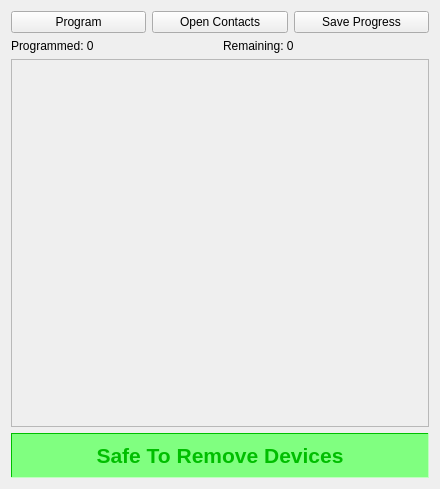
<?xml version="1.0" encoding="UTF-8"?>
<ui version="4.0">
 <class>HackerGang</class>
 <widget class="QWidget" name="HackerGang">
  <property name="geometry">
   <rect>
    <x>0</x>
    <y>0</y>
    <width>440</width>
    <height>489</height>
   </rect>
  </property>
  <property name="minimumSize">
   <size>
    <width>440</width>
    <height>0</height>
   </size>
  </property>
  <property name="windowTitle">
   <string>Bulk Programmer</string>
  </property>
  <layout class="QVBoxLayout" name="verticalLayout_2">
   <item>
    <layout class="QHBoxLayout" name="horizontalLayout_5">
     <item>
      <widget class="QPushButton" name="program">
       <property name="text">
        <string>Program</string>
       </property>
      </widget>
     </item>
     <item>
      <widget class="QPushButton" name="open">
       <property name="text">
        <string>Open Contacts</string>
       </property>
      </widget>
     </item>
     <item>
      <widget class="QPushButton" name="save">
       <property name="text">
        <string>Save Progress</string>
       </property>
      </widget>
     </item>
    </layout>
   </item>
   <item>
    <layout class="QHBoxLayout" name="horizontalLayout">
     <item>
      <widget class="QLabel" name="label">
       <property name="text">
        <string>Programmed: 0</string>
       </property>
      </widget>
     </item>
     <item>
      <widget class="QLabel" name="label_2">
       <property name="text">
        <string>Remaining: 0</string>
       </property>
       <property name="alignment">
        <set>Qt::AlignLeading|Qt::AlignLeft|Qt::AlignVCenter</set>
       </property>
      </widget>
     </item>
    </layout>
   </item>
   <item>
    <widget class="QScrollArea" name="scrollArea">
     <property name="frameShape">
      <enum>QFrame::StyledPanel</enum>
     </property>
     <property name="verticalScrollBarPolicy">
      <enum>Qt::ScrollBarAsNeeded</enum>
     </property>
     <property name="widgetResizable">
      <bool>true</bool>
     </property>
     <widget class="QWidget" name="scrollAreaWidgetContents">
      <property name="geometry">
       <rect>
        <x>0</x>
        <y>0</y>
        <width>420</width>
        <height>357</height>
       </rect>
      </property>
      <layout class="QVBoxLayout" name="verticalLayout">
       <property name="spacing">
        <number>6</number>
       </property>
       <property name="leftMargin">
        <number>0</number>
       </property>
       <property name="topMargin">
        <number>0</number>
       </property>
       <property name="rightMargin">
        <number>0</number>
       </property>
       <property name="bottomMargin">
        <number>0</number>
       </property>
       <item>
        <layout class="QVBoxLayout" name="badgeLayout">
         <property name="spacing">
          <number>0</number>
         </property>
        </layout>
       </item>
       <item>
        <spacer name="verticalSpacer">
         <property name="orientation">
          <enum>Qt::Vertical</enum>
         </property>
         <property name="sizeHint" stdset="0">
          <size>
           <width>20</width>
           <height>330</height>
          </size>
         </property>
        </spacer>
       </item>
      </layout>
     </widget>
    </widget>
   </item>
   <item>
    <widget class="QFrame" name="removeDevices">
     <property name="sizePolicy">
      <sizepolicy hsizetype="Preferred" vsizetype="Minimum">
       <horstretch>0</horstretch>
       <verstretch>0</verstretch>
      </sizepolicy>
     </property>
     <property name="palette">
      <palette>
       <active>
        <colorrole role="WindowText">
         <brush brushstyle="SolidPattern">
          <color alpha="255">
           <red>0</red>
           <green>190</green>
           <blue>0</blue>
          </color>
         </brush>
        </colorrole>
        <colorrole role="Button">
         <brush brushstyle="SolidPattern">
          <color alpha="255">
           <red>128</red>
           <green>255</green>
           <blue>128</blue>
          </color>
         </brush>
        </colorrole>
        <colorrole role="Light">
         <brush brushstyle="SolidPattern">
          <color alpha="255">
           <red>191</red>
           <green>255</green>
           <blue>191</blue>
          </color>
         </brush>
        </colorrole>
        <colorrole role="Midlight">
         <brush brushstyle="SolidPattern">
          <color alpha="255">
           <red>191</red>
           <green>255</green>
           <blue>191</blue>
          </color>
         </brush>
        </colorrole>
        <colorrole role="Dark">
         <brush brushstyle="SolidPattern">
          <color alpha="255">
           <red>0</red>
           <green>191</green>
           <blue>0</blue>
          </color>
         </brush>
        </colorrole>
        <colorrole role="Mid">
         <brush brushstyle="SolidPattern">
          <color alpha="255">
           <red>85</red>
           <green>170</green>
           <blue>85</blue>
          </color>
         </brush>
        </colorrole>
        <colorrole role="Text">
         <brush brushstyle="SolidPattern">
          <color alpha="255">
           <red>0</red>
           <green>0</green>
           <blue>0</blue>
          </color>
         </brush>
        </colorrole>
        <colorrole role="BrightText">
         <brush brushstyle="SolidPattern">
          <color alpha="255">
           <red>255</red>
           <green>255</green>
           <blue>255</blue>
          </color>
         </brush>
        </colorrole>
        <colorrole role="ButtonText">
         <brush brushstyle="SolidPattern">
          <color alpha="255">
           <red>0</red>
           <green>0</green>
           <blue>0</blue>
          </color>
         </brush>
        </colorrole>
        <colorrole role="Base">
         <brush brushstyle="SolidPattern">
          <color alpha="255">
           <red>128</red>
           <green>255</green>
           <blue>128</blue>
          </color>
         </brush>
        </colorrole>
        <colorrole role="Window">
         <brush brushstyle="SolidPattern">
          <color alpha="255">
           <red>128</red>
           <green>255</green>
           <blue>128</blue>
          </color>
         </brush>
        </colorrole>
        <colorrole role="Shadow">
         <brush brushstyle="SolidPattern">
          <color alpha="255">
           <red>0</red>
           <green>0</green>
           <blue>0</blue>
          </color>
         </brush>
        </colorrole>
        <colorrole role="AlternateBase">
         <brush brushstyle="SolidPattern">
          <color alpha="255">
           <red>191</red>
           <green>255</green>
           <blue>191</blue>
          </color>
         </brush>
        </colorrole>
        <colorrole role="ToolTipBase">
         <brush brushstyle="SolidPattern">
          <color alpha="255">
           <red>255</red>
           <green>255</green>
           <blue>220</blue>
          </color>
         </brush>
        </colorrole>
        <colorrole role="ToolTipText">
         <brush brushstyle="SolidPattern">
          <color alpha="255">
           <red>0</red>
           <green>0</green>
           <blue>0</blue>
          </color>
         </brush>
        </colorrole>
       </active>
       <inactive>
        <colorrole role="WindowText">
         <brush brushstyle="SolidPattern">
          <color alpha="255">
           <red>0</red>
           <green>190</green>
           <blue>0</blue>
          </color>
         </brush>
        </colorrole>
        <colorrole role="Button">
         <brush brushstyle="SolidPattern">
          <color alpha="255">
           <red>128</red>
           <green>255</green>
           <blue>128</blue>
          </color>
         </brush>
        </colorrole>
        <colorrole role="Light">
         <brush brushstyle="SolidPattern">
          <color alpha="255">
           <red>191</red>
           <green>255</green>
           <blue>191</blue>
          </color>
         </brush>
        </colorrole>
        <colorrole role="Midlight">
         <brush brushstyle="SolidPattern">
          <color alpha="255">
           <red>191</red>
           <green>255</green>
           <blue>191</blue>
          </color>
         </brush>
        </colorrole>
        <colorrole role="Dark">
         <brush brushstyle="SolidPattern">
          <color alpha="255">
           <red>0</red>
           <green>191</green>
           <blue>0</blue>
          </color>
         </brush>
        </colorrole>
        <colorrole role="Mid">
         <brush brushstyle="SolidPattern">
          <color alpha="255">
           <red>85</red>
           <green>170</green>
           <blue>85</blue>
          </color>
         </brush>
        </colorrole>
        <colorrole role="Text">
         <brush brushstyle="SolidPattern">
          <color alpha="255">
           <red>0</red>
           <green>0</green>
           <blue>0</blue>
          </color>
         </brush>
        </colorrole>
        <colorrole role="BrightText">
         <brush brushstyle="SolidPattern">
          <color alpha="255">
           <red>255</red>
           <green>255</green>
           <blue>255</blue>
          </color>
         </brush>
        </colorrole>
        <colorrole role="ButtonText">
         <brush brushstyle="SolidPattern">
          <color alpha="255">
           <red>0</red>
           <green>0</green>
           <blue>0</blue>
          </color>
         </brush>
        </colorrole>
        <colorrole role="Base">
         <brush brushstyle="SolidPattern">
          <color alpha="255">
           <red>128</red>
           <green>255</green>
           <blue>128</blue>
          </color>
         </brush>
        </colorrole>
        <colorrole role="Window">
         <brush brushstyle="SolidPattern">
          <color alpha="255">
           <red>128</red>
           <green>255</green>
           <blue>128</blue>
          </color>
         </brush>
        </colorrole>
        <colorrole role="Shadow">
         <brush brushstyle="SolidPattern">
          <color alpha="255">
           <red>0</red>
           <green>0</green>
           <blue>0</blue>
          </color>
         </brush>
        </colorrole>
        <colorrole role="AlternateBase">
         <brush brushstyle="SolidPattern">
          <color alpha="255">
           <red>191</red>
           <green>255</green>
           <blue>191</blue>
          </color>
         </brush>
        </colorrole>
        <colorrole role="ToolTipBase">
         <brush brushstyle="SolidPattern">
          <color alpha="255">
           <red>255</red>
           <green>255</green>
           <blue>220</blue>
          </color>
         </brush>
        </colorrole>
        <colorrole role="ToolTipText">
         <brush brushstyle="SolidPattern">
          <color alpha="255">
           <red>0</red>
           <green>0</green>
           <blue>0</blue>
          </color>
         </brush>
        </colorrole>
       </inactive>
       <disabled>
        <colorrole role="WindowText">
         <brush brushstyle="SolidPattern">
          <color alpha="255">
           <red>0</red>
           <green>191</green>
           <blue>0</blue>
          </color>
         </brush>
        </colorrole>
        <colorrole role="Button">
         <brush brushstyle="SolidPattern">
          <color alpha="255">
           <red>128</red>
           <green>255</green>
           <blue>128</blue>
          </color>
         </brush>
        </colorrole>
        <colorrole role="Light">
         <brush brushstyle="SolidPattern">
          <color alpha="255">
           <red>191</red>
           <green>255</green>
           <blue>191</blue>
          </color>
         </brush>
        </colorrole>
        <colorrole role="Midlight">
         <brush brushstyle="SolidPattern">
          <color alpha="255">
           <red>191</red>
           <green>255</green>
           <blue>191</blue>
          </color>
         </brush>
        </colorrole>
        <colorrole role="Dark">
         <brush brushstyle="SolidPattern">
          <color alpha="255">
           <red>0</red>
           <green>191</green>
           <blue>0</blue>
          </color>
         </brush>
        </colorrole>
        <colorrole role="Mid">
         <brush brushstyle="SolidPattern">
          <color alpha="255">
           <red>85</red>
           <green>170</green>
           <blue>85</blue>
          </color>
         </brush>
        </colorrole>
        <colorrole role="Text">
         <brush brushstyle="SolidPattern">
          <color alpha="255">
           <red>0</red>
           <green>191</green>
           <blue>0</blue>
          </color>
         </brush>
        </colorrole>
        <colorrole role="BrightText">
         <brush brushstyle="SolidPattern">
          <color alpha="255">
           <red>255</red>
           <green>255</green>
           <blue>255</blue>
          </color>
         </brush>
        </colorrole>
        <colorrole role="ButtonText">
         <brush brushstyle="SolidPattern">
          <color alpha="255">
           <red>0</red>
           <green>191</green>
           <blue>0</blue>
          </color>
         </brush>
        </colorrole>
        <colorrole role="Base">
         <brush brushstyle="SolidPattern">
          <color alpha="255">
           <red>128</red>
           <green>255</green>
           <blue>128</blue>
          </color>
         </brush>
        </colorrole>
        <colorrole role="Window">
         <brush brushstyle="SolidPattern">
          <color alpha="255">
           <red>128</red>
           <green>255</green>
           <blue>128</blue>
          </color>
         </brush>
        </colorrole>
        <colorrole role="Shadow">
         <brush brushstyle="SolidPattern">
          <color alpha="255">
           <red>0</red>
           <green>0</green>
           <blue>0</blue>
          </color>
         </brush>
        </colorrole>
        <colorrole role="AlternateBase">
         <brush brushstyle="SolidPattern">
          <color alpha="255">
           <red>128</red>
           <green>255</green>
           <blue>128</blue>
          </color>
         </brush>
        </colorrole>
        <colorrole role="ToolTipBase">
         <brush brushstyle="SolidPattern">
          <color alpha="255">
           <red>255</red>
           <green>255</green>
           <blue>220</blue>
          </color>
         </brush>
        </colorrole>
        <colorrole role="ToolTipText">
         <brush brushstyle="SolidPattern">
          <color alpha="255">
           <red>0</red>
           <green>0</green>
           <blue>0</blue>
          </color>
         </brush>
        </colorrole>
       </disabled>
      </palette>
     </property>
     <property name="autoFillBackground">
      <bool>true</bool>
     </property>
     <property name="frameShape">
      <enum>QFrame::Panel</enum>
     </property>
     <property name="frameShadow">
      <enum>QFrame::Sunken</enum>
     </property>
     <property name="lineWidth">
      <number>1</number>
     </property>
     <layout class="QHBoxLayout" name="horizontalLayout_6">
      <item>
       <widget class="QLabel" name="removeDevicesText">
        <property name="font">
         <font>
          <pointsize>16</pointsize>
          <weight>75</weight>
          <bold>true</bold>
         </font>
        </property>
        <property name="autoFillBackground">
         <bool>true</bool>
        </property>
        <property name="text">
         <string>Safe To Remove Devices</string>
        </property>
        <property name="alignment">
         <set>Qt::AlignCenter</set>
        </property>
       </widget>
      </item>
     </layout>
    </widget>
   </item>
  </layout>
 </widget>
 <resources>
  <include location="../icons/icons.qrc"/>
 </resources>
 <connections/>
</ui>
